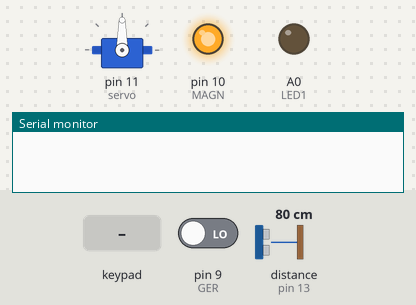
Bench run of a sketch on a simulated Arduino Mega 2560, built with avr-gcc and run on an emulated ATmega2560. Parts: servo, output pins drawn as LEDs (lit = HIGH), the last lines printed to the serial monitor. Inputs (shaded band) come from the test bench; at power-on: distance to the obstacle (sensor on pin 13) 80 cm, pin 9 (GER) LOW. The echo pulse lasts 58.3 µs per cm; the audio player accepts every command and is not drawn.

Above: at 1.3 s.
1.4 s: keypad keys 1 3 3 7 pressed 0.4 s apart
At 2.75 s:
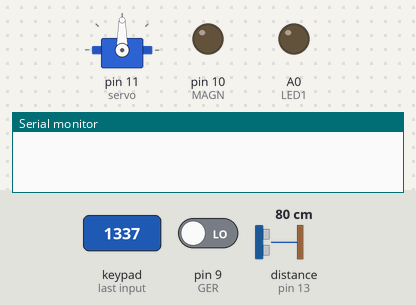
At 4.9 s:
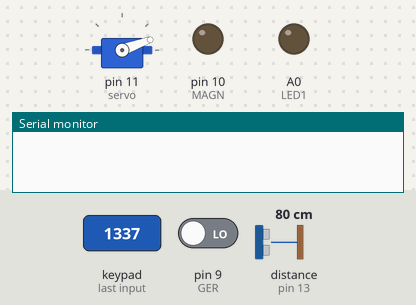
5.3 s: distance to the obstacle (sensor on pin 13) set to 2 cm
8.3 s: keypad keys 2 3 4 5 pressed 0.4 s apart
At 13.6 s:
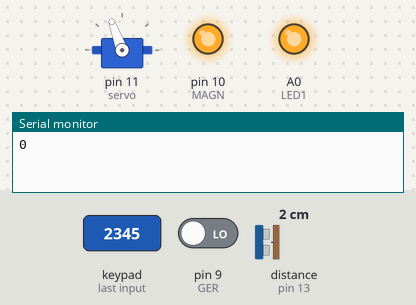
Timing chart, 0 to 16.7 s (numbered marks = the images above; inputs shaded):
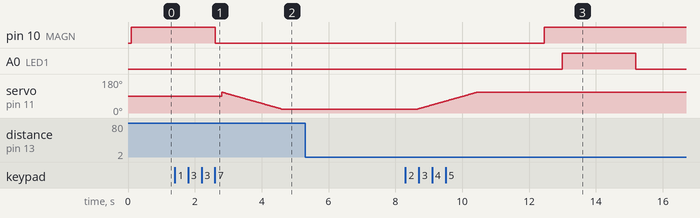

Measured:
- after the input at 1.4 s, pin 10 (MAGN): HIGH → LOW after 1.2 s
- after the input at 8.3 s, A0 (LED1): LOW → HIGH after 4.7 s, → LOW 2.2 s later

The sketch:

sketch_pin1.ino
```cpp
#include <NewPing.h>

#include <DFPlayer_Mini_Mp3.h>

#include <Keypad.h>

#include "Servo.h"
Servo servo;
int angle;
unsigned int pingSpeed = 50;
unsigned long pingTimer;
int flag = 0;

#define  LED1 A0
#define  GER  9
#define SERV 11
#define NUM_KEYS  4
#define MAGN 10
#define TRIGGER_PIN  12
#define ECHO_PIN     13
#define MAX_DISTANCE 400

char key;
char myarraw[NUM_KEYS] = { '1', '3', '3', '7'};
char button_pressed[NUM_KEYS];
int k=0;
int s=0;
const byte ROWS = 4;
const byte COLS = 3;
char keys[ROWS][COLS] = {
  {'1','2','3'},
  {'4','5','6'},
  {'7','8','9'},
  {'*','0','#'}};
byte rowPins[ROWS] = {2, 3, 4, 5};
byte colPins[COLS] = {6, 7, 8};
Keypad keypad = Keypad( makeKeymap(keys), rowPins, colPins, ROWS, COLS );

NewPing sonar(TRIGGER_PIN, ECHO_PIN, MAX_DISTANCE);

void setup() {
  pinMode(LED1, OUTPUT);
  pinMode(GER, INPUT);

  pinMode(MAGN, OUTPUT);

  Serial.begin(9600);
  mp3_set_serial(Serial);
  delay(100);
  mp3_set_volume(30);

  servo.attach(11);
  pingTimer = millis();
 }

void loop () {

  digitalWrite(MAGN, HIGH);

  key = keypad.getKey();

   if (  key != NO_KEY )
  {
   button_pressed [k] =  key;
   k = k + 1;
   if(k == NUM_KEYS)
   {for ( uint8_t i = 0; i < NUM_KEYS; i++)
    {
  if (button_pressed[i] == myarraw[i])
     {s = s + 1;


      }

     }

    if(s == NUM_KEYS)
      {
     digitalWrite (MAGN, LOW);
     delay(100);
     mp3_play(3);
     delay(100);
     for (angle = 110; angle >= 20; angle--) {
       servo.write(angle);
       delay(20);
    }
     delay(2000);
     while (flag == 0){
       if (millis() >= pingTimer) {
       pingTimer += pingSpeed;
      sonar.ping_timer(echoCheck);
      }
     }
     if (flag == 1){
      delay(2000);
      for (angle = 20; angle <= 110; angle++) {
       servo.write(angle);
       delay(20);
       }
       if (digitalRead(GER) == HIGH){
        digitalWrite(MAGN, HIGH);}
     }
       k=0;
       s=0;
       flag = 0;
       delay(2000);


   } else {
       digitalWrite (LED1, HIGH);
       delay(100);
       mp3_play(2);
       delay(100);
       delay (2000);
       mp3_stop();
       digitalWrite (LED1, LOW);

       k=0;
       s=0;
       }
       }
  }
 }
void echoCheck() {
  if (sonar.check_timer()) {
    Serial.print(flag);
    if ((sonar.ping_result / US_ROUNDTRIP_CM) < 20)
      flag = 1;
    else if ((sonar.ping_result / US_ROUNDTRIP_CM) > 20)
      flag = 0;
  }}
```
